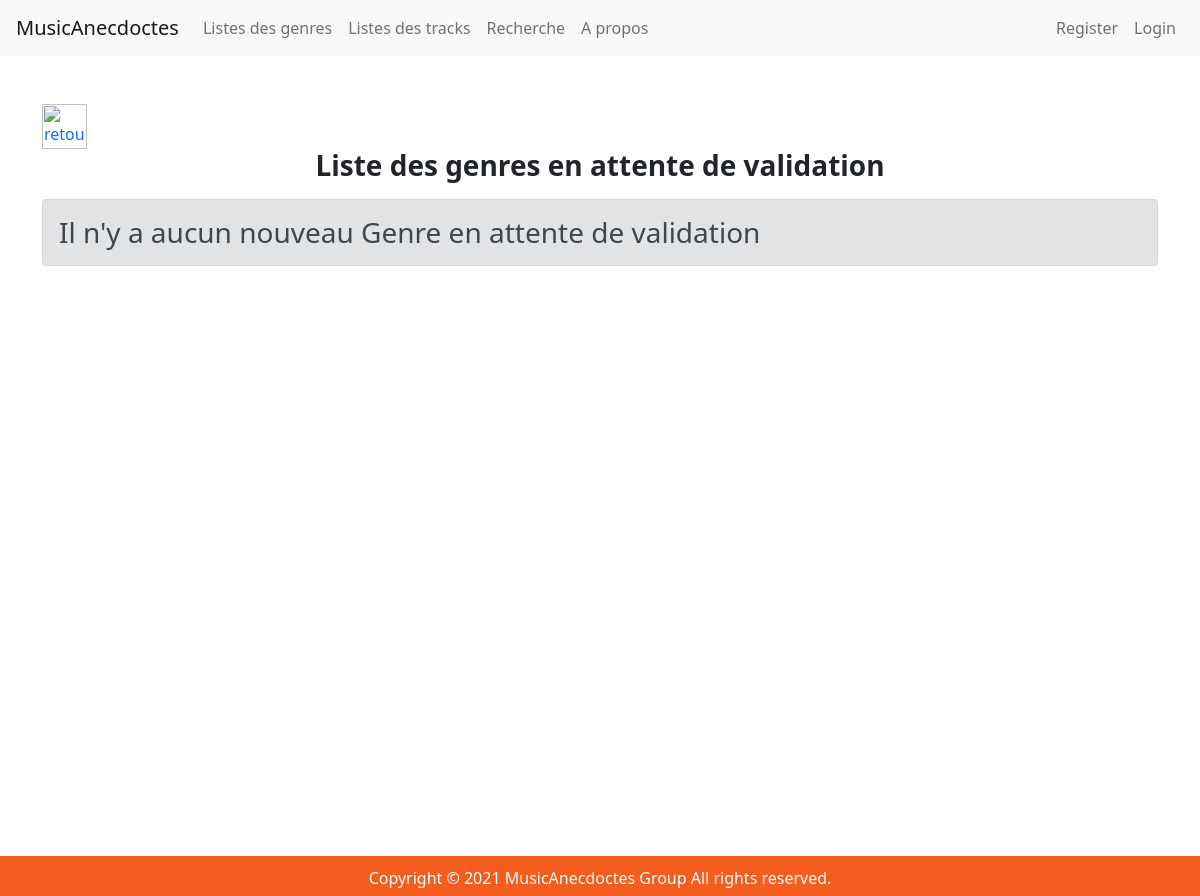
/index.php/back_office/genres_review, run on an earlier commit of the app's database.
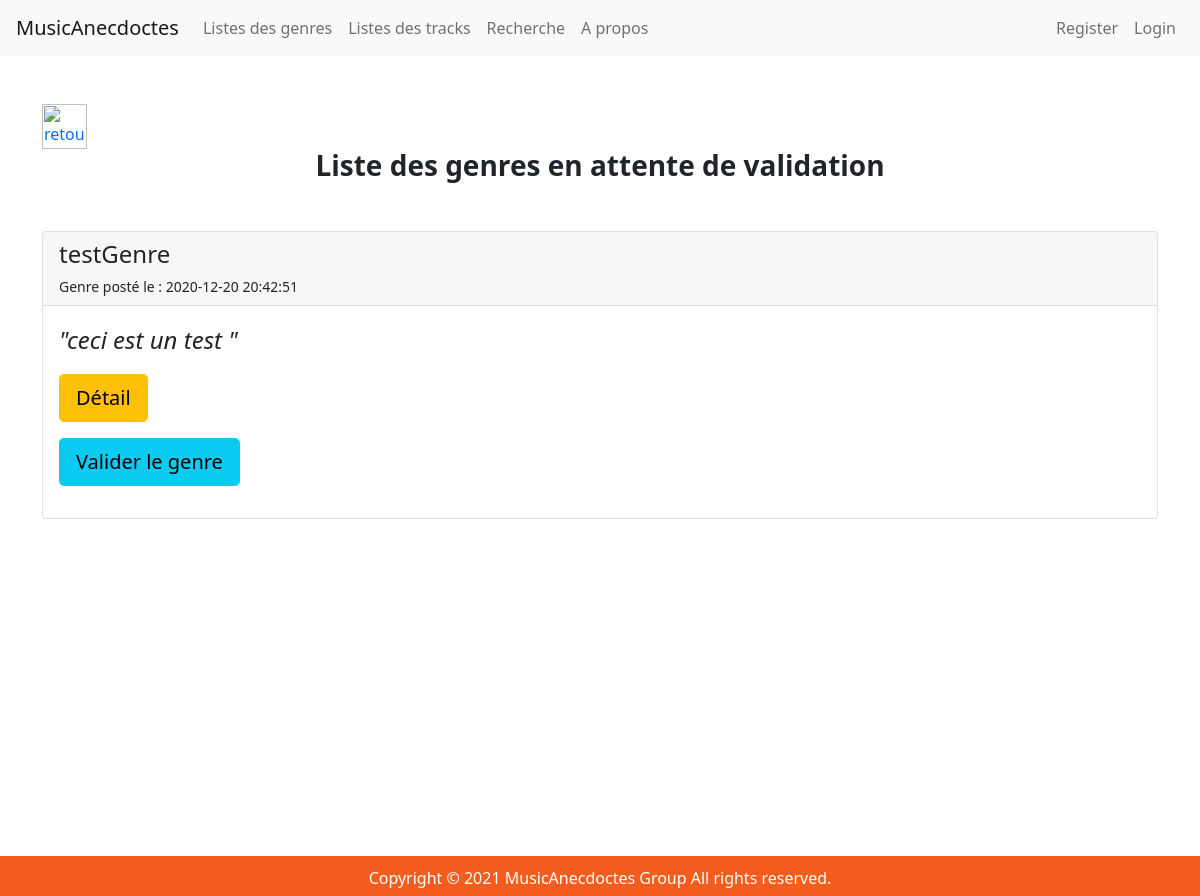
And on a later commit of the database.
### tables this page shows
CREATE TABLE `genres` (
  `idGenre` int NOT NULL,
  `genreName` varchar(255) NOT NULL,
  `story` text NOT NULL,
  `slug` varchar(255) NOT NULL,
  `createdAt` timestamp NOT NULL DEFAULT CURRENT_TIMESTAMP,
  `updatedAt` timestamp NULL DEFAULT CURRENT_TIMESTAMP,
  `isValidated` tinyint NOT NULL,
  `idUser` int NOT NULL
);

### application/controllers/Back_office.php (called while the page is built, shortened)
<?php
class Back_office extends CI_Controller {
    public function genres_review() {
        if($this->session->userdata('roleId') > 2 || !$this->session) {
            redirect('');
        } else {
            $data['genres'] = $this->back_office_model->get_unvalidated_genres();
            $this->load->view('templates/header');
            $this->load->view('back_office/genres', $data);
			$this->load->view('templates/footer');
        }
    }
}

### index.php (called while the page is built, shortened)
<?php
require_once BASEPATH.'core/CodeIgniter.php';

### application/models/Back_office_model.php (called while the page is built, shortened)
<?php
    class Back_office_model extends CI_Model {
        public function get_unvalidated_genres(){
            $query = $this->db->get_where('genres', array('isValidated' => 0));
            return $query->result_array();
        }
    }

### application/views/back_office/genres.php (the view)
<br><a href="javascript:history.go(-1)"><img src="https://www.pngarts.com/files/2/Back-PNG-Download-Image.png" width="45" height="45" alt="retour"></a>
<h5 style="text-align:center" class="h3 mb-3 fw-bold">Liste des genres en attente de validation</h5>
<?php if ($genres) : ?>
    <?php foreach ($genres as $genre) : ?>
        <div class="card my-5">
            <div class="card-header">
                <h4><?php echo $genre['genreName']; ?></h4>
                <small>Genre posté le : <?php echo $genre['createdAt']; ?></small>
            </div>
            <div class="card-body">
                <p class="card-text story">"<?php echo $genre['story'] ;?>"</p>
                <p style="text-align:left"><a class="btn btn-lg btn-warning" href="<?php echo site_url('/genres/'.$genre['slug']); ?>">Détail</a></p>
                <p><a class="btn btn-lg btn-info" class="btn btn-outline-primary" href="<?php echo site_url('/back_office/validate_genre/' . $genre['idGenre']); ?>">Valider le genre</a></p>
            </div>
        </div>
    <?php endforeach; ?>
<?php else : ?>
    <h3 class="alert alert-secondary">Il n'y a aucun nouveau Genre en attente de validation</h3>
<?php endif; ?>

What changed in the data, as far as the page shows it:
added genres: genreName "testGenre", createdAt "2020-12-20 20:42:51", story "ceci est un test"
Also different on the page:
text no longer shown: "Il n'y a aucun nouveau Genre en attente de validation"
